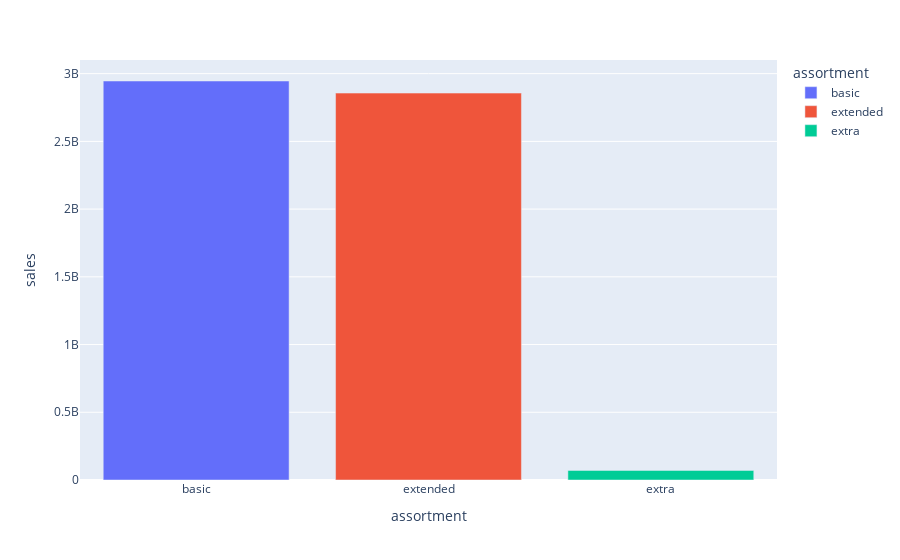

Notebook source saved alongside this figure:
### Markdown cell above
H.1 Lojas com maior sortimento deveria vender mais

 - ***FALSA*** lojas com MAIOR SORTIMENTO vendem MENOS

### Code cell
#comportanmento das vendas por tipo de assortment
aux = df3[['assortment', 'sales']].groupby(['assortment']).sum().reset_index()
fig = px.bar(aux, x='assortment', y = 'sales', color='assortment')
fig.show()

#analisando comportamento por semana a semana
aux2 = df3[['year_week' ,'assortment', 'sales']].groupby(['year_week' ,'assortment']).sum().reset_index()
aux2.pivot(index='year_week' ,columns='assortment' ,values='sales').plot()

#analisando comportamento por semana a semana - APENAS DO EXTRA
aux3 = aux2[aux2['assortment'] == 'extra']
aux3.pivot(index='year_week' ,columns='assortment' ,values='sales').plot()

### Figure 1 — Plotly figure (JSON) as saved in the notebook; plotly's stock layout.template omitted (floating-point values rounded to 4 significant figures)
{"data": [{"alignmentgroup": "True", "hovertemplate": "assortment=%{x}<br>sales=%{y}<extra></extra>", "legendgroup": "basic", "marker": {"color": "#636efa", "pattern": {"shape": ""}}, "name": "basic", "offsetgroup": "basic", "orientation": "v", "showlegend": true, "textposition": "auto", "type": "bar", "x": ["basic"], "xaxis": "x", "y": [2945750070], "yaxis": "y"}, {"alignmentgroup": "True", "hovertemplate": "assortment=%{x}<br>sales=%{y}<extra></extra>", "legendgroup": "extended", "marker": {"color": "#EF553B", "pattern": {"shape": ""}}, "name": "extended", "offsetgroup": "extended", "orientation": "v", "showlegend": true, "textposition": "auto", "type": "bar", "x": ["extended"], "xaxis": "x", "y": [2856484241], "yaxis": "y"}, {"alignmentgroup": "True", "hovertemplate": "assortment=%{x}<br>sales=%{y}<extra></extra>", "legendgroup": "extra", "marker": {"color": "#00cc96", "pattern": {"shape": ""}}, "name": "extra", "offsetgroup": "extra", "orientation": "v", "showlegend": true, "textposition": "auto", "type": "bar", "x": ["extra"], "xaxis": "x", "y": [70946312], "yaxis": "y"}], "layout": {"barmode": "relative", "legend": {"title": {"text": "assortment"}, "tracegroupgap": 0}, "margin": {"t": 60}, "xaxis": {"anchor": "y", "categoryarray": ["basic", "extended", "extra"], "categoryorder": "array", "domain": [0, 1], "title": {"text": "assortment"}}, "yaxis": {"anchor": "x", "domain": [0, 1], "title": {"text": "sales"}}}}
